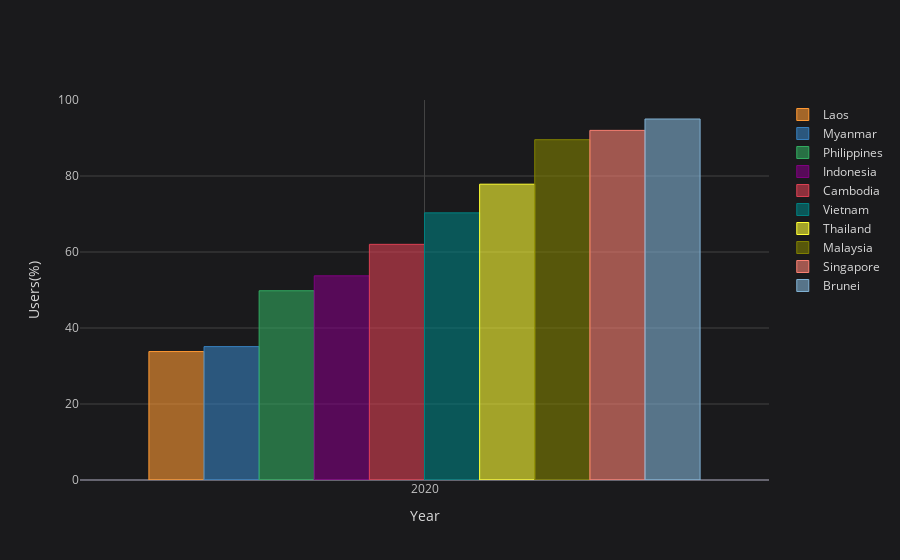

The cell this chart's notebook holds for it:
### Markdown cell above
### Internet User Percentage Rank in Southeast Asia (2020)

### Code cell
a[a.index.isin([2020])].sort_values(2020, axis=1).iplot(kind="bar", xTitle="Year", yTitle="Users(%)")

### Figure 1 — Plotly figure (JSON) as saved in the notebook; plotly's stock layout.template omitted (floating-point values rounded to 4 significant figures)
{"data": [{"marker": {"color": "rgba(255, 153, 51, 0.6)", "line": {"color": "rgba(255, 153, 51, 1.0)", "width": 1}}, "name": "Laos", "orientation": "v", "text": "", "type": "bar", "x": [2020], "y": [33.8]}, {"marker": {"color": "rgba(55, 128, 191, 0.6)", "line": {"color": "rgba(55, 128, 191, 1.0)", "width": 1}}, "name": "Myanmar", "orientation": "v", "text": "", "type": "bar", "x": [2020], "y": [35.1]}, {"marker": {"color": "rgba(50, 171, 96, 0.6)", "line": {"color": "rgba(50, 171, 96, 1.0)", "width": 1}}, "name": "Philippines", "orientation": "v", "text": "", "type": "bar", "x": [2020], "y": [49.8]}, {"marker": {"color": "rgba(128, 0, 128, 0.6)", "line": {"color": "rgba(128, 0, 128, 1.0)", "width": 1}}, "name": "Indonesia", "orientation": "v", "text": "", "type": "bar", "x": [2020], "y": [53.73]}, {"marker": {"color": "rgba(219, 64, 82, 0.6)", "line": {"color": "rgba(219, 64, 82, 1.0)", "width": 1}}, "name": "Cambodia", "orientation": "v", "text": "", "type": "bar", "x": [2020], "y": [62.01]}, {"marker": {"color": "rgba(0, 128, 128, 0.6)", "line": {"color": "rgba(0, 128, 128, 1.0)", "width": 1}}, "name": "Vietnam", "orientation": "v", "text": "", "type": "bar", "x": [2020], "y": [70.3]}, {"marker": {"color": "rgba(255, 255, 51, 0.6)", "line": {"color": "rgba(255, 255, 51, 1.0)", "width": 1}}, "name": "Thailand", "orientation": "v", "text": "", "type": "bar", "x": [2020], "y": [77.84]}, {"marker": {"color": "rgba(128, 128, 0, 0.6)", "line": {"color": "rgba(128, 128, 0, 1.0)", "width": 1}}, "name": "Malaysia", "orientation": "v", "text": "", "type": "bar", "x": [2020], "y": [89.56]}, {"marker": {"color": "rgba(251, 128, 114, 0.6)", "line": {"color": "rgba(251, 128, 114, 1.0)", "width": 1}}, "name": "Singapore", "orientation": "v", "text": "", "type": "bar", "x": [2020], "y": [92.0]}, {"marker": {"color": "rgba(128, 177, 211, 0.6)", "line": {"color": "rgba(128, 177, 211, 1.0)", "width": 1}}, "name": "Brunei", "orientation": "v", "text": "", "type": "bar", "x": [2020], "y": [95]}], "layout": {"legend": {"bgcolor": "#1A1A1C", "font": {"color": "#D9D9D9"}}, "paper_bgcolor": "#1A1A1C", "plot_bgcolor": "#1A1A1C", "title": {"font": {"color": "#D9D9D9"}}, "xaxis": {"gridcolor": "#434343", "showgrid": true, "tickfont": {"color": "#C2C2C2"}, "title": {"font": {"color": "#D9D9D9"}, "text": "Year"}, "zerolinecolor": "#666570"}, "yaxis": {"gridcolor": "#434343", "showgrid": true, "tickfont": {"color": "#C2C2C2"}, "title": {"font": {"color": "#D9D9D9"}, "text": "Users(%)"}, "zerolinecolor": "#666570"}}}
